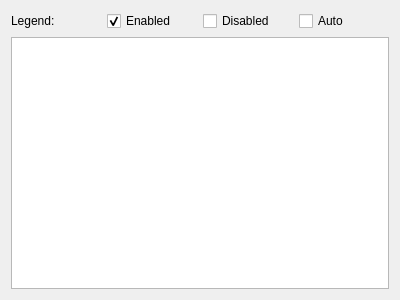
<?xml version="1.0" encoding="UTF-8"?>
<ui version="4.0">
 <class>OptionsPlugins</class>
 <widget class="QWidget" name="OptionsPlugins">
  <property name="geometry">
   <rect>
    <x>0</x>
    <y>0</y>
    <width>400</width>
    <height>300</height>
   </rect>
  </property>
  <property name="windowTitle">
   <string>Plugins Settings</string>
  </property>
  <layout class="QVBoxLayout" name="verticalLayout">
   <item>
    <layout class="QHBoxLayout" name="horizontalLayout_2">
     <item>
      <widget class="QLabel" name="label_2">
       <property name="text">
        <string>Legend:</string>
       </property>
      </widget>
     </item>
     <item>
      <widget class="QCheckBox" name="ckLegendEnabled">
       <property name="focusPolicy">
        <enum>Qt::NoFocus</enum>
       </property>
       <property name="text">
        <string>Enabled</string>
       </property>
       <property name="checked">
        <bool>true</bool>
       </property>
      </widget>
     </item>
     <item>
      <widget class="QCheckBox" name="ckLegendDisabled">
       <property name="focusPolicy">
        <enum>Qt::NoFocus</enum>
       </property>
       <property name="text">
        <string>Disabled</string>
       </property>
      </widget>
     </item>
     <item>
      <widget class="QCheckBox" name="ckLegendAuto">
       <property name="focusPolicy">
        <enum>Qt::NoFocus</enum>
       </property>
       <property name="text">
        <string>Auto</string>
       </property>
       <property name="tristate">
        <bool>true</bool>
       </property>
      </widget>
     </item>
    </layout>
   </item>
   <item>
    <widget class="QTableView" name="tblPlugins">
     <property name="alternatingRowColors">
      <bool>true</bool>
     </property>
     <property name="selectionMode">
      <enum>QAbstractItemView::NoSelection</enum>
     </property>
     <property name="showGrid">
      <bool>false</bool>
     </property>
     <attribute name="horizontalHeaderVisible">
      <bool>false</bool>
     </attribute>
     <attribute name="horizontalHeaderStretchLastSection">
      <bool>true</bool>
     </attribute>
     <attribute name="verticalHeaderVisible">
      <bool>false</bool>
     </attribute>
    </widget>
   </item>
  </layout>
 </widget>
 <resources/>
 <connections/>
</ui>
